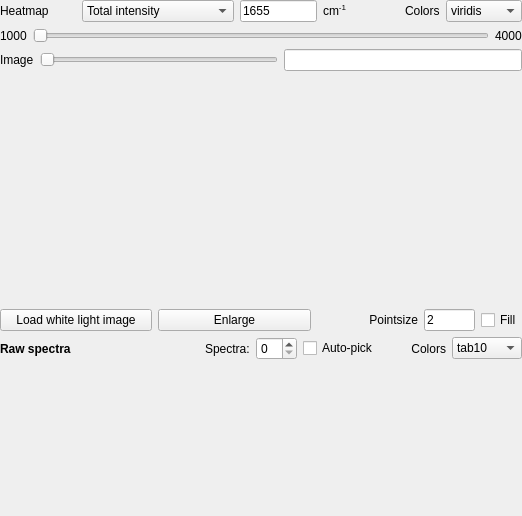
<?xml version="1.0" encoding="UTF-8"?>
<ui version="4.0">
 <class>Form</class>
 <widget class="QWidget" name="Form">
  <property name="geometry">
   <rect>
    <x>0</x>
    <y>0</y>
    <width>522</width>
    <height>516</height>
   </rect>
  </property>
  <property name="windowTitle">
   <string>Form</string>
  </property>
  <layout class="QVBoxLayout" name="verticalLayout" stretch="0,0,0,3,0,0,2">
   <property name="leftMargin">
    <number>0</number>
   </property>
   <property name="topMargin">
    <number>0</number>
   </property>
   <property name="rightMargin">
    <number>0</number>
   </property>
   <property name="bottomMargin">
    <number>0</number>
   </property>
   <item>
    <layout class="QHBoxLayout" name="horizontalLayout_27" stretch="1,2,1,1,0,1">
     <item>
      <widget class="QLabel" name="label_11">
       <property name="text">
        <string>Heatmap</string>
       </property>
      </widget>
     </item>
     <item>
      <widget class="QComboBox" name="comboBoxMethod">
       <item>
        <property name="text">
         <string>Total intensity</string>
        </property>
       </item>
       <item>
        <property name="text">
         <string>Maximum</string>
        </property>
       </item>
       <item>
        <property name="text">
         <string>Wavenumber</string>
        </property>
       </item>
      </widget>
     </item>
     <item>
      <widget class="LineDouble" name="lineEditWavenumber">
       <property name="text">
        <string>1655</string>
       </property>
      </widget>
     </item>
     <item>
      <widget class="QLabel" name="labelUnits1">
       <property name="text">
        <string>&lt;html&gt;&lt;head/&gt;&lt;body&gt;&lt;p&gt;cm&lt;span style=&quot; vertical-align:super;&quot;&gt;-1&lt;/span&gt;&lt;/p&gt;&lt;/body&gt;&lt;/html&gt;</string>
       </property>
      </widget>
     </item>
     <item>
      <widget class="QLabel" name="label_12">
       <property name="text">
        <string>Colors</string>
       </property>
      </widget>
     </item>
     <item>
      <widget class="QComboBox" name="comboBoxCmaps">
       <property name="layoutDirection">
        <enum>Qt::LeftToRight</enum>
       </property>
       <item>
        <property name="text">
         <string>viridis</string>
        </property>
       </item>
       <item>
        <property name="text">
         <string>hot</string>
        </property>
       </item>
       <item>
        <property name="text">
         <string>copper</string>
        </property>
       </item>
       <item>
        <property name="text">
         <string>cool</string>
        </property>
       </item>
       <item>
        <property name="text">
         <string>rainbow</string>
        </property>
       </item>
       <item>
        <property name="text">
         <string>jet</string>
        </property>
       </item>
       <item>
        <property name="text">
         <string>terrain</string>
        </property>
       </item>
       <item>
        <property name="text">
         <string>gnuplot</string>
        </property>
       </item>
       <item>
        <property name="text">
         <string>gray</string>
        </property>
       </item>
      </widget>
     </item>
    </layout>
   </item>
   <item>
    <layout class="QHBoxLayout" name="horizontalLayout_24">
     <item>
      <widget class="QLabel" name="labelMinwn">
       <property name="text">
        <string>1000</string>
       </property>
      </widget>
     </item>
     <item>
      <widget class="QSlider" name="horizontalSliderWavenumber">
       <property name="enabled">
        <bool>false</bool>
       </property>
       <property name="orientation">
        <enum>Qt::Horizontal</enum>
       </property>
      </widget>
     </item>
     <item>
      <widget class="QLabel" name="labelMaxwn">
       <property name="text">
        <string>4000</string>
       </property>
      </widget>
     </item>
    </layout>
   </item>
   <item>
    <widget class="QWidget" name="layoutSpatial" native="true">
     <layout class="QHBoxLayout" name="horizontalLayout_3">
      <property name="leftMargin">
       <number>0</number>
      </property>
      <property name="topMargin">
       <number>0</number>
      </property>
      <property name="rightMargin">
       <number>0</number>
      </property>
      <property name="bottomMargin">
       <number>0</number>
      </property>
      <item>
       <widget class="QLabel" name="label_9">
        <property name="text">
         <string>Image</string>
        </property>
       </widget>
      </item>
      <item>
       <widget class="QSlider" name="horizontalSliderImage">
        <property name="enabled">
         <bool>true</bool>
        </property>
        <property name="pageStep">
         <number>1</number>
        </property>
        <property name="orientation">
         <enum>Qt::Horizontal</enum>
        </property>
       </widget>
      </item>
      <item>
       <widget class="QLineEdit" name="lineEditImageInfo">
        <property name="readOnly">
         <bool>true</bool>
        </property>
       </widget>
      </item>
     </layout>
    </widget>
   </item>
   <item>
    <layout class="QHBoxLayout" name="horizontalLayout" stretch="1,1">
     <item>
      <widget class="WhiteLightWidget" name="plot_whitelight" native="true">
       <property name="sizePolicy">
        <sizepolicy hsizetype="MinimumExpanding" vsizetype="MinimumExpanding">
         <horstretch>0</horstretch>
         <verstretch>0</verstretch>
        </sizepolicy>
       </property>
       <property name="minimumSize">
        <size>
         <width>50</width>
         <height>50</height>
        </size>
       </property>
      </widget>
     </item>
     <item>
      <widget class="ProjectionWidget" name="plot_raw" native="true">
       <property name="sizePolicy">
        <sizepolicy hsizetype="MinimumExpanding" vsizetype="MinimumExpanding">
         <horstretch>0</horstretch>
         <verstretch>0</verstretch>
        </sizepolicy>
       </property>
       <property name="minimumSize">
        <size>
         <width>50</width>
         <height>50</height>
        </size>
       </property>
      </widget>
     </item>
    </layout>
   </item>
   <item>
    <layout class="QHBoxLayout" name="horizontalLayout_28" stretch="3,3,2,1,0">
     <item>
      <widget class="QPushButton" name="pushButtonWhitelight">
       <property name="toolTip">
        <string>Automatically loaded if file.jpg is found in the same directory as file.mat.</string>
       </property>
       <property name="text">
        <string>Load white light image</string>
       </property>
      </widget>
     </item>
     <item>
      <widget class="QPushButton" name="pushButtonExpandProjection">
       <property name="text">
        <string>Enlarge</string>
       </property>
      </widget>
     </item>
     <item>
      <widget class="QLabel" name="labelPixelSize">
       <property name="text">
        <string>Pointsize</string>
       </property>
       <property name="alignment">
        <set>Qt::AlignRight|Qt::AlignTrailing|Qt::AlignVCenter</set>
       </property>
      </widget>
     </item>
     <item>
      <widget class="LineDouble" name="lineEditPixelSize">
       <property name="sizePolicy">
        <sizepolicy hsizetype="MinimumExpanding" vsizetype="Fixed">
         <horstretch>0</horstretch>
         <verstretch>0</verstretch>
        </sizepolicy>
       </property>
       <property name="minimumSize">
        <size>
         <width>30</width>
         <height>0</height>
        </size>
       </property>
       <property name="text">
        <string>2</string>
       </property>
      </widget>
     </item>
     <item>
      <widget class="QCheckBox" name="checkBoxPixelFill">
       <property name="text">
        <string>Fill</string>
       </property>
       <property name="checked">
        <bool>false</bool>
       </property>
       <property name="tristate">
        <bool>false</bool>
       </property>
      </widget>
     </item>
    </layout>
   </item>
   <item>
    <layout class="QHBoxLayout" name="horizontalLayout_14" stretch="3,1,0,1,1,1">
     <item>
      <widget class="QLabel" name="label_14">
       <property name="font">
        <font>
         <weight>75</weight>
         <bold>true</bold>
        </font>
       </property>
       <property name="text">
        <string>Raw spectra</string>
       </property>
      </widget>
     </item>
     <item alignment="Qt::AlignRight">
      <widget class="QLabel" name="label_8">
       <property name="text">
        <string>Spectra:</string>
       </property>
       <property name="buddy">
        <cstring>spinBoxSpectra</cstring>
       </property>
      </widget>
     </item>
     <item>
      <widget class="QSpinBox" name="spinBoxSpectra">
       <property name="toolTip">
        <string>&lt;html&gt;&lt;head/&gt;&lt;body&gt;&lt;p&gt;The number of spectra to visualize.&lt;/p&gt;&lt;/body&gt;&lt;/html&gt;</string>
       </property>
       <property name="keyboardTracking">
        <bool>false</bool>
       </property>
       <property name="maximum">
        <number>40</number>
       </property>
      </widget>
     </item>
     <item>
      <widget class="QCheckBox" name="checkBoxAutopick">
       <property name="toolTip">
        <string>&lt;html&gt;&lt;head/&gt;&lt;body&gt;&lt;p&gt;Select spectra from a K-means clustering.&lt;/p&gt;&lt;/body&gt;&lt;/html&gt;</string>
       </property>
       <property name="text">
        <string>Auto-pick</string>
       </property>
      </widget>
     </item>
     <item>
      <widget class="QLabel" name="label_5">
       <property name="text">
        <string>Colors</string>
       </property>
       <property name="alignment">
        <set>Qt::AlignRight|Qt::AlignTrailing|Qt::AlignVCenter</set>
       </property>
       <property name="buddy">
        <cstring>comboBoxPlotCmap</cstring>
       </property>
      </widget>
     </item>
     <item>
      <widget class="QComboBox" name="comboBoxPlotCmap">
       <item>
        <property name="text">
         <string>tab10</string>
        </property>
       </item>
       <item>
        <property name="text">
         <string>tab20</string>
        </property>
       </item>
       <item>
        <property name="text">
         <string>gray</string>
        </property>
       </item>
       <item>
        <property name="text">
         <string>jet</string>
        </property>
       </item>
       <item>
        <property name="text">
         <string>all blue</string>
        </property>
       </item>
      </widget>
     </item>
    </layout>
   </item>
   <item>
    <widget class="SpectraPlotWidget" name="plot_spectra" native="true">
     <property name="sizePolicy">
      <sizepolicy hsizetype="MinimumExpanding" vsizetype="MinimumExpanding">
       <horstretch>0</horstretch>
       <verstretch>0</verstretch>
      </sizepolicy>
     </property>
     <property name="minimumSize">
      <size>
       <width>100</width>
       <height>50</height>
      </size>
     </property>
    </widget>
   </item>
  </layout>
 </widget>
 <customwidgets>
  <customwidget>
   <class>LineDouble</class>
   <extends>QLineEdit</extends>
   <header location="global">octavvs/ui/linedouble.h</header>
   <slots>
    <slot>setValue(float)</slot>
    <slot>setRange(float,float)</slot>
   </slots>
  </customwidget>
  <customwidget>
   <class>ProjectionWidget</class>
   <extends>QWidget</extends>
   <header location="global">octavvs/ui/projectionwidget.h</header>
   <container>1</container>
   <slots>
    <slot>setCmap(QString)</slot>
    <slot>popOut()</slot>
   </slots>
  </customwidget>
  <customwidget>
   <class>SpectraPlotWidget</class>
   <extends>QWidget</extends>
   <header location="global">octavvs/prep/dataplotwidget.h</header>
   <container>1</container>
  </customwidget>
  <customwidget>
   <class>WhiteLightWidget</class>
   <extends>QWidget</extends>
   <header location="global">octavvs/ui/whitelightwidget.h</header>
   <container>1</container>
  </customwidget>
 </customwidgets>
 <tabstops>
  <tabstop>comboBoxMethod</tabstop>
  <tabstop>lineEditWavenumber</tabstop>
  <tabstop>comboBoxCmaps</tabstop>
  <tabstop>horizontalSliderWavenumber</tabstop>
  <tabstop>horizontalSliderImage</tabstop>
  <tabstop>lineEditImageInfo</tabstop>
  <tabstop>pushButtonWhitelight</tabstop>
  <tabstop>pushButtonExpandProjection</tabstop>
  <tabstop>lineEditPixelSize</tabstop>
  <tabstop>checkBoxPixelFill</tabstop>
  <tabstop>spinBoxSpectra</tabstop>
  <tabstop>checkBoxAutopick</tabstop>
  <tabstop>comboBoxPlotCmap</tabstop>
 </tabstops>
 <resources/>
 <connections/>
</ui>
